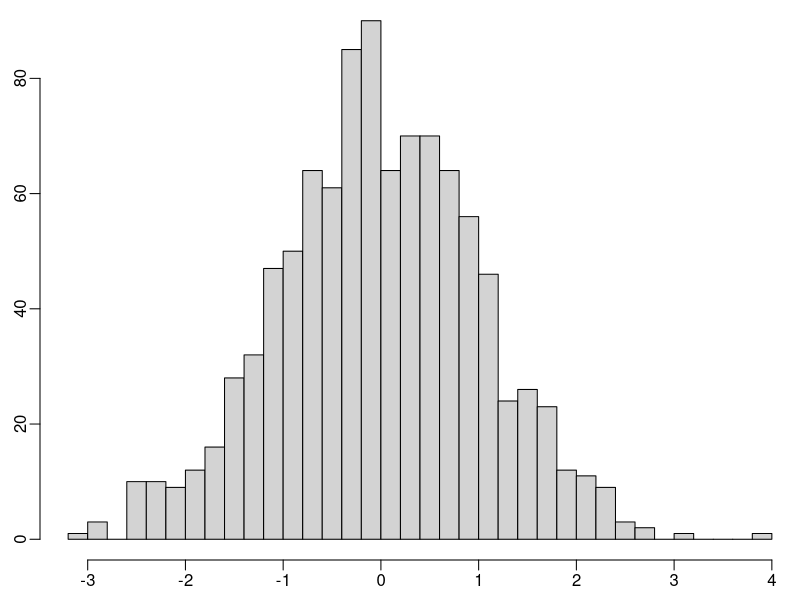
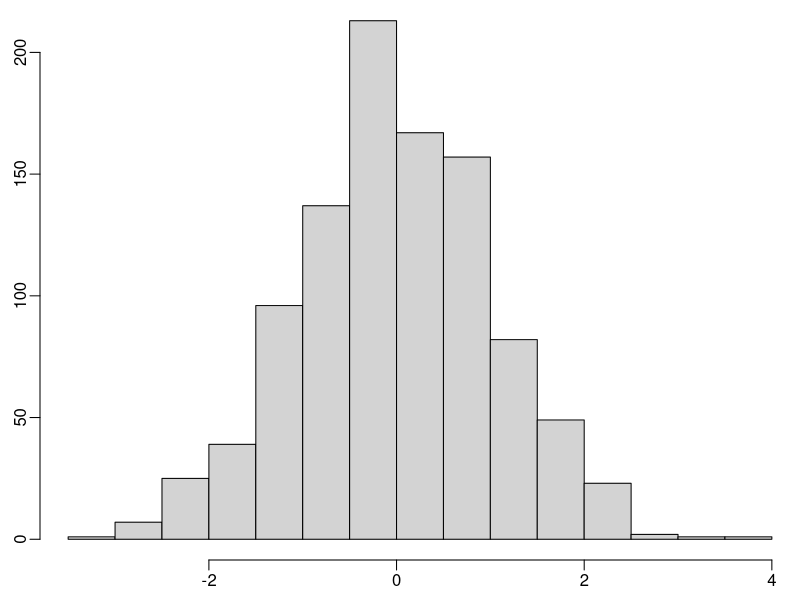

Source code (R) for these figures, in order: (Note: this script raises an error after producing the figures.)
## ---- chunk 1
require(Hmisc)
pr <- markupSpecs$markdown$pr
x <- (1:5)/7
pr('x:', x)
pr(obj=x)
pr(inline=paste(round(x,3), collapse=', '))
## ---- chunk 2
#| column: margin
#| fig-height: 1
#| fig-width: 3
par(mar=c(2, 2, 0, 0), mgp=c(2, .5, 0))
set.seed(1)
x <- rnorm(1000)
hist(x, nclass=40, main='')
x[1:3]               # ordinary output stays put
knitr::kable(x[1:3]) # html output put in margin
hist(x, main='')
## ---- chunk 3
require(Hmisc)
options(plotlyauto=TRUE)  # makes Hmisc use plotly's auto size option
                          # rather than computing height, width
getRs('reptools.r', put='source')
set.seed(1)
x <- round(rnorm(100, 100, 15))
makecolmarg(~ table(x) + raw + hist(x) + plot(ecdf(x)) + histboxp(x=x))
# or try makecnote(`makecnote example` ~ kabl(table(x)) + hist(x) + ...
# Avoid raw by using kabl(table(x)) instead of table(x)
## ---- chunk 4
outfmt <- if(knitr::is_html_output ()) 'html'  else 'pdf'
markup <- if(knitr::is_latex_output()) 'latex' else 'html'
ishtml <- outfmt == 'html'
if(ishtml) require(plotly)
ggp <- if(ishtml) ggplotlyr else function(ggobject, ...) ggobject
# See below for more about ggplotlyr (a front end for ggplotly that can
# correct a formatting issue with hover text)
